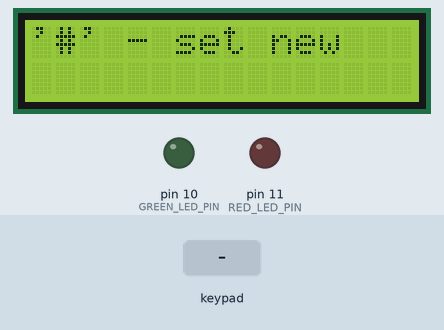
Bench run of a program on a simulated Arduino Uno, built with avr-gcc and run on an emulated ATmega328P. On the bench: 16×2 character LCD, output pins drawn as LEDs (lit = HIGH). The test bench sets the inputs (shaded band). What the program prints to the serial monitor is not drawn.

Above: at 1.2 s.
1.3 s: keypad keys 9 8 7 6 # pressed 0.4 s apart
At 2.2 s:
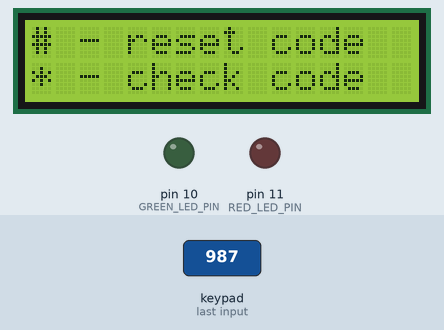
4.8 s: keypad keys 9 8 7 6 * pressed 0.4 s apart
At 7.3 s:
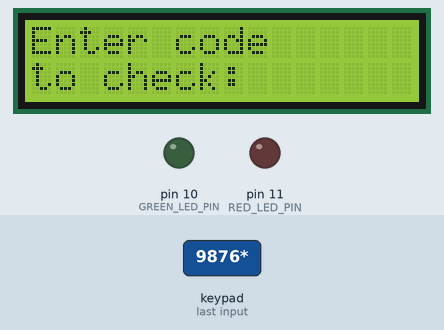
8.3 s: keypad keys 9 8 7 6 A pressed 0.4 s apart
At 10.8 s:
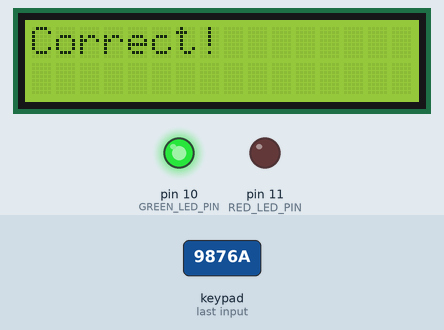
14.5 s: key '*' pressed
At 15.7 s:
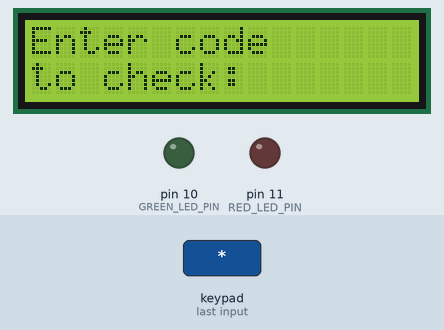
16.0 s: keypad keys 5 4 3 2 D pressed 0.4 s apart
At 17.9 s:
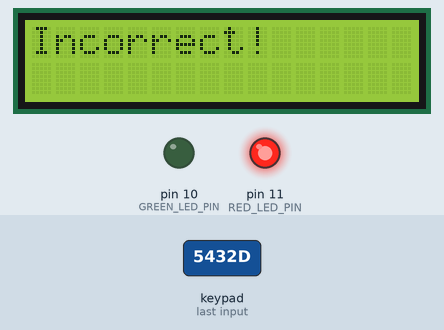
Timing chart, 0 to 20.7 s (numbered marks = the images above; inputs shaded):
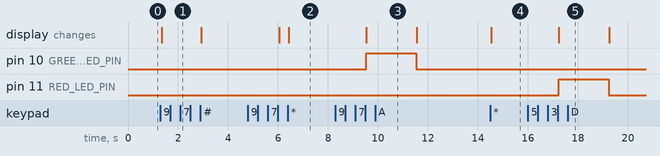

The program:

main.cpp
```cpp
#include <Arduino.h>
#include <service/keypad_service/KeypadService.h>
#include <service/lcd_service/LcdService.h>
#include <service/password_service/PasswordService.h>
#include <driver/led/Led.h>

#define GREEN_LED_PIN 10
#define RED_LED_PIN 11

Led greenLed(GREEN_LED_PIN);
Led redLed(RED_LED_PIN);
PasswordService passwordService;
KeypadService keypadService;
LcdService lcdService;

#define PASSCODE_LENGTH 4
char inputBuffer[PASSCODE_LENGTH + 1];

void setNewCode()
{
    passwordService.deletePasscode();
    lcdService.clear();
    printf("Enter new \n");
    printf("4-digit code:");

    scanf("%4s", inputBuffer);

    if (!passwordService.setPasscode(inputBuffer))
    {
        lcdService.clear();
        printf("Code has to\n");
        printf("be 4 digits");
        return;
    }
    lcdService.clear();
    printf("New code set!\n");
}

void checkCode()
{
    if (!passwordService.hasPasscode())
    {
        lcdService.clear();
        printf("No passcode set.\n");
        return;
    }
    lcdService.clear();
    printf("Enter code\n");
    printf("to check: ");
    scanf("%4s", inputBuffer);

    if (passwordService.matchPasscode(inputBuffer))
    {
        lcdService.clear();
        printf("Correct!\n");
        greenLed.turnOn();
        redLed.turnOff();
    }
    else
    {
        lcdService.clear();
        printf("Incorrect!\n");
        redLed.turnOn();
        greenLed.turnOff();
    }

    delay(2000);
    greenLed.turnOff();
    redLed.turnOff();
}

void setup()
{
    Serial.begin(9600);

    keypadService.setupStdioKeypad();
    lcdService.setupStdioLcd();

    greenLed.turnOff();
    redLed.turnOff();

    passwordService.deletePasscode();
    lcdService.clear();
    printf("'#' - set new\n");
}

void loop()
{
    char action;
    scanf("%c", &action);

    if (action == '#')
    {
        setNewCode();
    }
    else if (action == '*')
    {
        checkCode();
    }
    else
    {
        lcdService.clear();
        printf("\nInvalid key.\n");
    }
    lcdService.clear();
    printf("# - reset code\n");
    printf("* - check code");
}
```

Led.cpp
```cpp
#include "Led.h"

Led::Led(int pin)
{
    this->pin = pin;
    this->current_state = LOW;
    pinMode(pin, OUTPUT);
}

uint8_t Led::getState()
{
    return this->current_state;
}

void Led::setState(uint8_t state)
{
    this->current_state = state;
    digitalWrite(this->pin, this->current_state);
}

void Led::toggle()
{
    if (this->getState() == LOW)
    {
        this->setState(HIGH);
    }
    else
    {
        this->setState(LOW);
    }
}

void Led::turnOff()
{
    this->setState(LOW);
}

void Led::turnOn()
{
    this->setState(HIGH);
}
```

Led.h
```cpp
#ifndef LED_BULB_H
#define LED_BULB_H

#include <Arduino.h>

class Led
{
private:
  int pin;
  int current_state;

public:
  Led(int pin);

  uint8_t getState();

  void setState(uint8_t state);

  void toggle();

  void turnOff();

  void turnOn();
};

#endif
```

KeypadService.cpp
```cpp
#include "KeypadService.h"

KeypadService *KeypadService::instance = nullptr;

KeypadService::KeypadService()
    : keypad(makeKeymap(keys), rowPins, colPins, ROWS, COLS)
{

    instance = this;
}

void KeypadService::setupStdioKeypad()
{
    FILE *keypadStream = fdevopen(nullptr, keypadRead);
    stdin = keypadStream;
}

int KeypadService::keypadRead(FILE *stream)
{
    static char lastKey = 0;

    while (true)
    {

        char currentKey = instance->keypad.getKey();

        if (!currentKey)
        {
            lastKey = 0;
            continue;
        }
        if (currentKey != lastKey)
        {
            lastKey = currentKey;
            Serial.println("Read from keypad: ");
            Serial.print(currentKey);

            return currentKey;
        }
    }
}
```

KeypadService.h
```cpp
#ifndef KEYPAD_SERVICE_H
#define KEYPAD_SERVICE_H

#include <Arduino.h>
#include <Keypad.h>
#include <stdio.h>

class KeypadService
{
private:
    static KeypadService *instance;

    static const byte ROWS = 4;
    static const byte COLS = 4;
    char keys[ROWS][COLS] = {
        {'1', '2', '3', 'A'},
        {'4', '5', '6', 'B'},
        {'7', '8', '9', 'C'},
        {'*', '0', '#', 'D'}};

    byte rowPins[ROWS] =
        {9, 8, 7, 6};
    byte colPins[COLS] =
        {5, 4, 3, 2};

    Keypad keypad;

    static int keypadRead(FILE *stream);

public:
    KeypadService();

    void setupStdioKeypad();
};

#endif
```

LcdService.cpp
```cpp
#include "LcdService.h"

LcdService *LcdService::instance = nullptr;

LcdService::LcdService() : lcd(0x27, 16, 2)
{
    instance = this;
}

void LcdService::print(const char *message)
{
    lcd.print(message);
}

void LcdService::clear()
{
    lcd.clear();
}

int LcdService::lcdPutChar(char c, FILE *stream)
{
    if (instance)
    {
        if (c == '\n')
        {
            instance->lcd.setCursor(0, 1);
        }
        else
        {
            instance->lcd.write(c);
        }
    }
    return c;
}

void LcdService::setupStdioLcd()
{
    lcd.begin(16, 2);
    lcd.backlight();
    lcd.setCursor(0, 0);
    fdevopen(lcdPutChar, NULL);
}
```

LcdService.h
```cpp
#ifndef LCD_SERVICE_H
#define LCD_SERVICE_H

#include <Arduino.h>
#include <stdio.h>
#include <LiquidCrystal_I2C.h>

class LcdService
{
private:
    static LcdService *instance;
    LiquidCrystal_I2C lcd;
    int cursorCol, cursorRow;

    static int lcdPutChar(char c, FILE *stream);

public:
    LcdService();
    void setupStdioLcd();
    void print(const char *message);
    void clear();
};

#endif
```

PasswordService.cpp
```cpp
#include <service/password_service/PasswordService.h>
#include <Arduino.h>
#include <string.h>
#include <ctype.h>

PasswordService::PasswordService()
    : passcode(nullptr)
{
}

PasswordService::~PasswordService()
{
    deletePasscode();
}

bool PasswordService::setPasscode(const char *newPasscode)
{
    if (newPasscode == NULL)
    {
        Serial.println("Error: Passcode cannot be null.");
        return false;
    }

    size_t len = strlen(newPasscode);
    if (len != 4)
    {
        Serial.println("Error: Passcode must be exactly 4 characters long.");
        return false;
    }

    for (size_t i = 0; i < len; i++)
    {
        if (!isdigit(newPasscode[i]))
        {
            Serial.println("Error: Passcode must contain only numeric digits.");
            return false;
        }
    }

    if (passcode != NULL)
    {
        delete[] passcode;
    }

    passcode = new char[len + 1];
    strncpy(passcode, newPasscode, len);
    passcode[len] = '\0';

    return true;
}

void PasswordService::deletePasscode()
{
    if (passcode != NULL)
    {
        delete[] passcode;
        passcode = NULL;
    }
}

bool PasswordService::hasPasscode() const
{
    return (passcode != NULL) && (strlen(passcode) == 4);
}

bool PasswordService::matchPasscode(const char *passcodeToMatch) const
{
    if (passcode == NULL || passcodeToMatch == NULL)
    {
        return false;
    }
    return strcmp(passcode, passcodeToMatch) == 0;
}
```

PasswordService.h
```cpp
#ifndef PASSWORD_CONTROLLER_H
#define PASSWORD_CONTROLLER_H

class PasswordService
{
private:
    char *passcode;

public:
    PasswordService();
    ~PasswordService();
    bool setPasscode(const char *newPasscode);
    void deletePasscode();
    bool hasPasscode() const;
    bool matchPasscode(const char *passcodeToMatch) const;
};

#endif
```

Measured:
- after the input at 1.3 s, the display: changes after 0.05 s (image 1)
- after the input at 4.8 s, the display: first changes after 1.2 s (image 2 shows a later state)
- after the input at 8.3 s, pin 10 (GREEN_LED_PIN): LOW → HIGH after 1.2 s, → LOW 2.0 s later; the display: changes after 1.2 s (image 3)
- after the input at 14.5 s, the display: changes at once (image 4)
- after the input at 16.0 s, pin 11 (RED_LED_PIN): LOW → HIGH after 1.2 s, → LOW 2.0 s later; the display: changes after 1.2 s (image 5)
